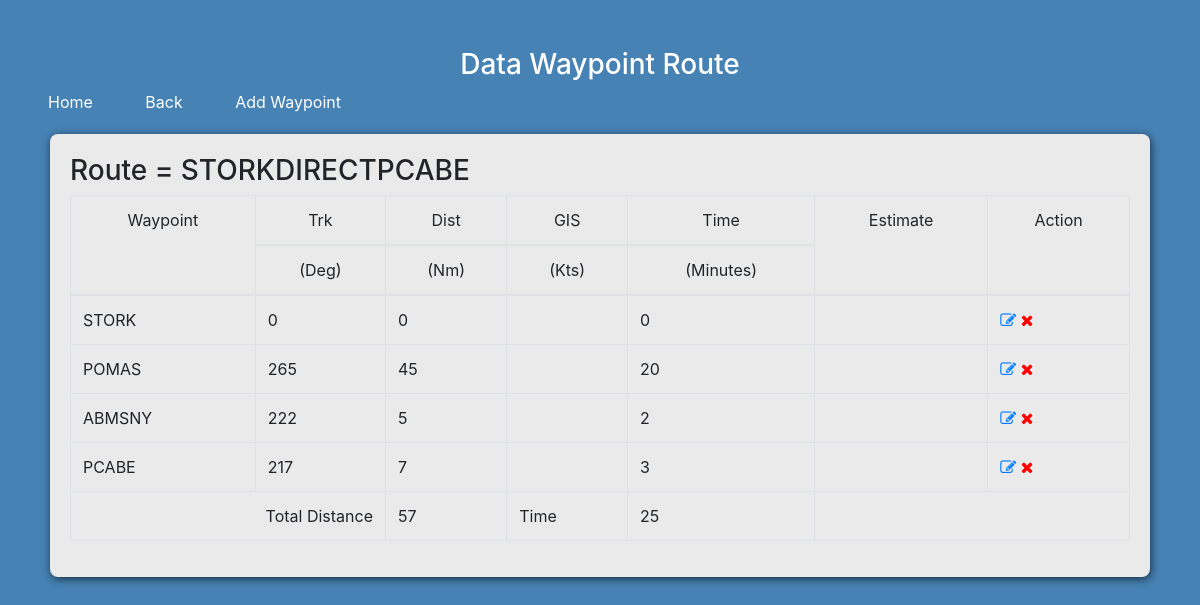
/route/view_route.php?id=2, run on the app's committed database.
### tables this page shows
CREATE TABLE `penerbangan` (
  `id` int(11) NOT NULL,
  `dari` varchar(20) NOT NULL,
  `via` varchar(20) NOT NULL,
  `ke` varchar(20) NOT NULL
);

CREATE TABLE `waypoint` (
  `id` int(11) NOT NULL,
  `name` varchar(20) NOT NULL,
  `heading` varchar(10) NOT NULL,
  `distance` double NOT NULL,
  `penerbangan_id` int(11) NOT NULL
);

### route/view_route.php (the view, shortened to what this page needs)
<?php
	include '../connection.php';
?>
<!DOCTYPE html>
<html>
<head>
	<link href="//maxcdn.bootstrapcdn.com/bootstrap/4.1.1/css/bootstrap.min.css" rel="stylesheet" id="bootstrap-css">
	<link rel="stylesheet" type="text/css" href="../css/data.css">
	<link rel="stylesheet" href="https://cdnjs.cloudflare.com/ajax/libs/font-awesome/4.7.0/css/font-awesome.min.css">
</head>
<body>
<?php
	$id_route = $_GET['id'];
	$routes = mysqli_fetch_array(mysqli_query ($connect,"SELECT * FROM penerbangan WHERE id=$id_route"));
	$route = mysqli_query ($connect,"SELECT * FROM waypoint INNER JOIN penerbangan ON waypoint.penerbangan_id = penerbangan.id WHERE waypoint.penerbangan_id =$id_route");
?>
<h3 class="text-center text-white pt-5" align="center" color="white">Data Waypoint Route</h3>
<a href="../home.php" class="text-white pl-5">Home</a>
<a href="route.php" class="text-white pl-5">Back</a>
<a href="add_waypoint.php?id=<?php echo $id_route;?>" class="text-white pl-5">Add Waypoint</a>
<div id="kanvas">
<h3>Route = <?=$routes['dari'].$routes['via'].$routes['ke']?></h3>
<table class="table table-bordered">
	<thead>
			<tr>
				<td rowspan="2" align="center">Waypoint</td>
				<td align="center">Trk</td>
				<td align="center">Dist</td>
				<td align="center">GIS</td>
				<td align="center">Time</td>
				<td rowspan="2" align="center" >Estimate</td>
				<td rowspan="2" align="center">Action</td>
			</tr>
			<tr>
				<td align="center">(Deg)</td>
				<td align="center">(Nm)</td>
				<td align="center">(Kts)</td>
				<td align="center">(Minutes)</td>
			</tr>
</thead>
			<?php
			$times=0;
			$dist=0;
			if($route->num_rows > 0){
				while ($waypoint1 = mysqli_fetch_array($route)) {
					$dis = $waypoint1['distance'];
					$dist += $dis;
					$time = $dis /135 *60;
					$times += $time;
					echo '
					<tr>
					<td>'.$waypoint1['name'].'</td>
					<td>'.$waypoint1['heading'].'</td>
					<td>'.$dis.'</td>
					<td></td>
					<td>'.round($time).'</td>
					<td></td>
					<td><a href=update_waypoint.php?idw='.$waypoint1['id_waypoint'].'&&idr='.$id_route.'> <i class="fa fa-edit"></i> </a><a href=delete_way.php?idw='.$waypoint1['id_waypoint'].'&&idr='.$id_route.'> <i class="fa fa-remove" style="color:red"></i> </a></td>
					</tr>
					';
				}
			}
			 ?>
			 <tr>
			 	<td colspan="2" align="right">Total Distance</td>
			 	<td><?php echo $dist;?></td>
			 	<td>Time</td>
			 	<td><?php echo round($times);?></td>
			 	<td colspan="2"></td>
			 </tr>
		</table>
</div>
</body>
</html>

### css/data.css (style rules this page uses)
body { margin: 0; padding: 0; background-color: #4682B4; height: 100vh; }
#kanvas { background: #EAEAEA; border-radius: 8px; box-shadow: 1px 2px 8px rgba(0,0,0,0.65); height: auto; margin: 20px 50px 20px 50px; width: auto; padding: 20px; }

### data on the page
penerbangan: dari "STORK", via "DIRECT", ke "PCABE"
waypoint: name "STORK", heading "0", distance "0"
waypoint: name "POMAS", heading "265", distance "45", distance "20"
waypoint: name "ABMSNY", heading "222", distance "5", distance "2"
waypoint: name "PCABE", heading "217", distance "7", distance "3"

### other printed values
$dist "57"
$times "25"
